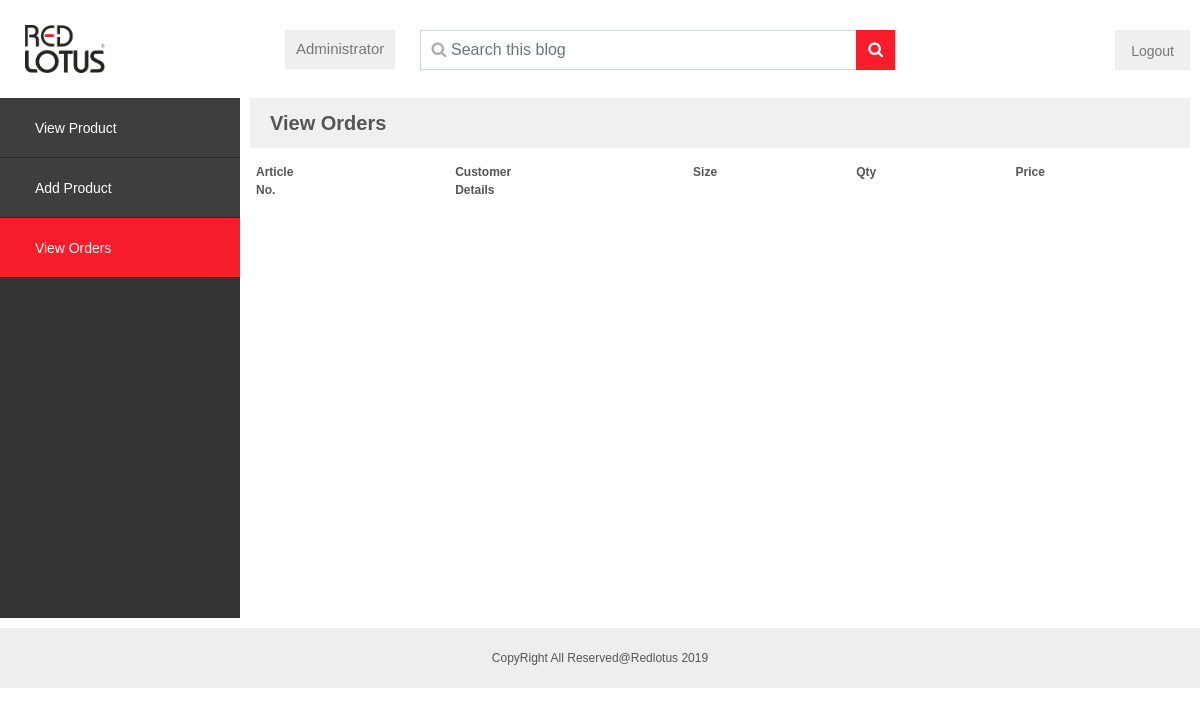
Before: /index.php/admin/admin_view_orders with the older database file.
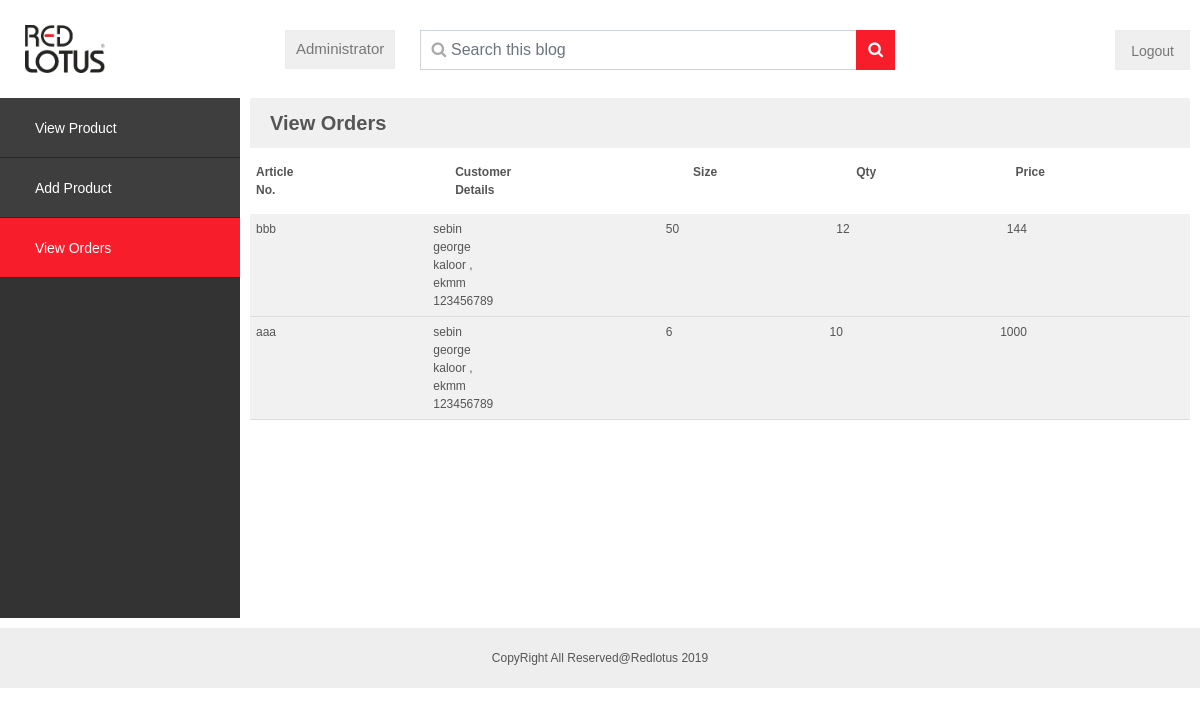
After: the same page with the newer database file.
### tables this page shows
CREATE TABLE `order` (
  `order_id` int(11) NOT NULL,
  `name` varchar(50) NOT NULL,
  `gst` varchar(150) NOT NULL,
  `address` varchar(250) NOT NULL,
  `cart_id` varchar(15) NOT NULL,
  `executive_id` varchar(30) NOT NULL,
  `created_at` timestamp NOT NULL DEFAULT CURRENT_TIMESTAMP
);

CREATE TABLE `product` (
  `product_id` int(11) NOT NULL,
  `article_number` varchar(50) NOT NULL,
  `product_category` varchar(25) NOT NULL,
  `created_at` timestamp NOT NULL DEFAULT CURRENT_TIMESTAMP,
  `updated_at` timestamp NOT NULL DEFAULT '0000-00-00 00:00:00' ON UPDATE CURRENT_TIMESTAMP
);

CREATE TABLE `product_desc` (
  `description_id` int(11) NOT NULL,
  `product_id` varchar(10) NOT NULL,
  `size` varchar(20) NOT NULL,
  `price` varchar(20) NOT NULL,
  `sku` varchar(20) NOT NULL,
  `category` varchar(100) NOT NULL,
  `created_at` timestamp NOT NULL DEFAULT CURRENT_TIMESTAMP,
  `updated_at` timestamp NOT NULL DEFAULT '0000-00-00 00:00:00' ON UPDATE CURRENT_TIMESTAMP
);

CREATE TABLE `cart_order` (
  `cart_id` int(11) NOT NULL,
  `product_disc_id` varchar(50) NOT NULL,
  `product_id` varchar(10) NOT NULL,
  `product_quantity` varchar(50) NOT NULL,
  `cart_status` int(11) NOT NULL DEFAULT '0'
);

### application/controllers/Admin.php (called while the page is built, shortened)
<?php
class Admin extends CI_Controller {
	function __construct() {
        $this->load->model('admin/Admin_model');
        $this->load->library('form_validation');
        $this->load->helper(array('form'));
        $this->load->library('image_lib');
    }
	public function admin_view_orders()
	{
		$result['orders']=$this->Admin_model->fetch_all_orders();
		$this->load->view('includes/header-administrator');
		$this->load->view('admin/admin-view-orders',$result);
		$this->load->view('includes/footer-common');
	}
}

### index.php (called while the page is built, shortened)
<?php
require_once BASEPATH.'core/CodeIgniter.php';

### application/models/admin/Admin_model.php (called while the page is built, shortened)
<?php
class Admin_model extends CI_Model {
  public function fetch_all_orders()
  {
    $this->db->select('or.cart_id,name,address,gst,product_quantity,size,price,article_number')->from('order or')->join('cart_order co','or.cart_id=co.cart_id','left')->join('product_desc pd','co.product_disc_id=pd.description_id','left')->join('product p','co.product_id=p.product_id','left')->order_by('order_id','desc');
    $query=$this->db->get();
    if($query->num_rows() > 0)
    {
      $result=$query->result();
      return $result;
    }else{
      return 0;
    }
  }
}

### application/views/admin/admin-view-orders.php (the view, shortened to what this page needs)
<div class="content-wrapper admin-view-orders clearfix">
<nav id="main-navigation" class="main-navigation">
<ul class="list-unstyled">
<li><a href="admin-view-product">View Product</a></li>
<li><a href="admin-add-product">Add Product</a></li>
<li><a href="admin-view-orders">View Orders</a></li>
</ul>
</nav>
<div class="main-content-wrapper">
<h2 class="heading">View Orders</h2>
<div class="view-order-wrapper">
<div class="view-order-th">
    <div>Article No.</div>
    <div>Customer Details</div>
    <div>Size</div>
    <div>Qty</div>
    <div>Price</div>
</div>
<?php if($orders!='0')
{
    foreach ($orders as $key => $value) {
        $price=$value->price*$value->product_quantity;
        ?>
        <div class="view-order-tbody">
        <div class="article-number"><?php echo $value->article_number;?></div>
        <div class="customer-details">
            <div class="customer-name"><?php echo $value->name;?></div>
            <div class="customer-name"><?php echo $value->address;?></div>
            <div class="gst-number"><?php echo $value->gst;?></div>
        </div>
        <div class="size"><?php echo $value->size;?></div>
        <div class="quantity"><?php echo $value->product_quantity;?></div>
        <div class="price"><?php echo $price;?></div>
        </div>
    <?php } } ?>
</div>
</div>
</div>

### application/views/includes/header-administrator.php (shortened to what this page needs)
<!DOCTYPE html>
<html>
<head>
<link rel="stylesheet" href="alert/dist/sweetalert.css">
<link href="<?php echo SERVER;?>assets/css/style.css" rel="stylesheet" type="text/css" />
<link rel="stylesheet" href="<?php echo SERVER;?>assets/css/dropzone.min.css">
</head>
<body>
<header class="site-header clearfix">
<div class="logo-container">
<a href="admin-view-product.php">
<img class="img-fluid logo" src="../assets/images/logo.png" alt="" width="200" height="64" />
</a>
</div>
<div class="session-name">
Administrator
</div>
<div class="input-group form-group search-box">
<input type="text" class="form-control" placeholder="Search this blog">
<div class="input-group-append">
<button class="btn btn-secondary search-button" type="button"><i class="fa fa-search"></i></button>
</div>
</div>
<a href="index.php" class="session-logout">
Logout
</a>
</header>

### application/views/includes/footer-common.php (shortened to what this page needs)
<div class="app-footer">
<p class="copyright">CopyRight All Reserved@Redlotus 2019</p>
</div>
</body>
</html>

Changed rows visible on the page:
added order: product.article_number "bbb", name "sebin george", address "kaloor , ekmm", gst "123456789", product_desc.size "50", cart.product_quantity "12", product_desc.price "144"
added order: product.article_number "aaa", name "sebin george", address "kaloor , ekmm", gst "123456789", product_desc.size "6", cart.product_quantity "10", product_desc.price "1000"
